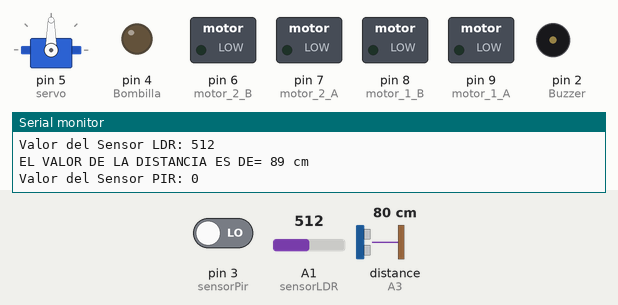
A sketch run on a simulated Arduino Uno, built with avr-gcc and run on an emulated ATmega328P. Shown: servo, switched loads named in the sketch (green lamp = pin HIGH), output pins drawn as LEDs (lit = HIGH), buzzer (waves = sounding, pin HIGH), the last lines printed to the serial monitor. Wiring (inferred from the names in the program): ultrasonic range finder: trigger A2; echo A3. The test bench sets the inputs (shaded band); at power-on: A1 (sensorLDR) = 512, distance to the obstacle (sensor on A3) 80 cm, pin 3 (sensorPir) LOW. The echo pulse lasts 58.3 µs per cm; pins used as bus, display or sensor lines are not drawn.

Above: at 1.2 s.
1.3 s: A1 (sensorLDR) set to 492
At 2.0 s:
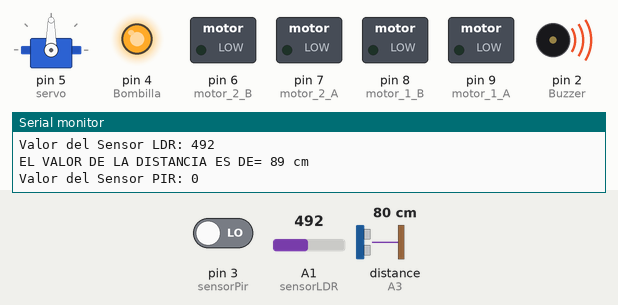
6.0 s: distance to the obstacle (sensor on A3) set to 85 cm
7.5 s: distance to the obstacle (sensor on A3) set to 93 cm
At 8.8 s:
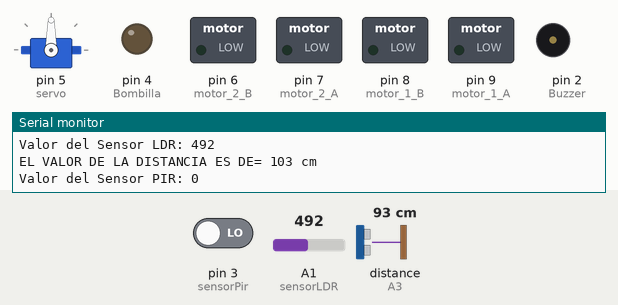
10.5 s: distance to the obstacle (sensor on A3) set to 2 cm
At 12.0 s:
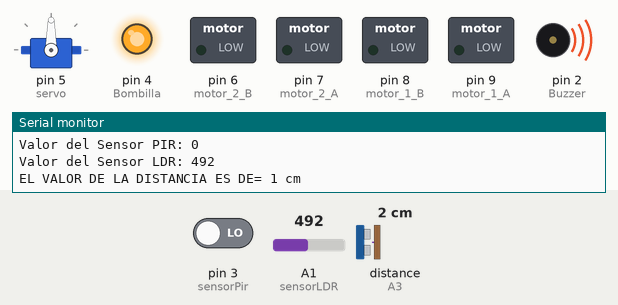
Timing chart, 0 to 13.3 s (numbered marks = the images above; inputs shaded):
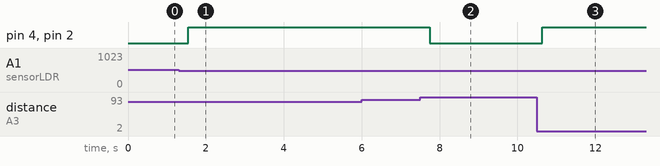

The sketch:

Proyecto_segunda_unida_robotica_6to.ino
```cpp
/*Garcia Choy, Cristian Mateo  6to Electrónica-Roosevelt-
Proyecto Segunda Unidad
Robotica
*/
//Motores Temperatura
#include <Stepper.h>
#define STEPS 200
Stepper stepper(STEPS, 13, 11, 12, 10);
int motor_1_A = 9;
int motor_1_B = 8;

//Sesor Temperatura
int SensorTem = A0;
int ValorTempMedido;
int ValorTempConvertido;

//Motor y servomotor
 #include <Servo.h>
Servo servo;

int motor_2_A = 7;
int motor_2_B = 6;

//Sesnores LDR, Sensor Distancia y Sensor PIR
int sensorLDR = A1;
int valor = 0;

int sensorPir = 3;
int datoPir;

#define triggerEmisor A2
#define echoReceptor A3
int distancia;

// Bombilla y Buzzer
int Bombilla = 4;
int Buzzer = 2;

void setup() {
  Serial.begin(9600);

  stepper.setSpeed(100);
  pinMode(motor_1_A, OUTPUT);
  pinMode(motor_1_B, OUTPUT);

  servo.attach(5);
  pinMode(motor_2_A, OUTPUT);
  pinMode(motor_2_B, OUTPUT);

  pinMode(sensorLDR, INPUT);
  pinMode (sensorPir, INPUT);

  pinMode(triggerEmisor, OUTPUT);
  pinMode(echoReceptor, INPUT);

  pinMode(Bombilla, OUTPUT);
  pinMode(Buzzer, OUTPUT);
}

void loop() {
 LDR();
 Ultrasonico ();
 PIR ();
  if (valor < 500){
    if ((distancia < 100)||(datoPir==HIGH) ){
    on_Bombilla_buzzer();
    }
    else{
    off_Bombilla_buzzer();
    }
  }

if (valor > 501){
    off_Bombilla_buzzer();
    }
}

void motores (){
  stepper.step(200);
  digitalWrite(motor_1_A, HIGH);
  digitalWrite(motor_1_B, LOW);
  delay(500);
  stepper.step(-200);
  digitalWrite(motor_1_A, LOW);
  digitalWrite(motor_1_B, LOW);
  delay(500);
  }

void sensor_temperatura(){
   ValorTempMedido = analogRead(SensorTem);
  Serial.println((String)"Valor medido en entrada analogica: " + ValorTempMedido);
  ValorTempConvertido = map(ValorTempMedido,100,300,0,100);
  Serial.println((String)"Valor medido en entrada analogica: " + ValorTempConvertido);
  delay(500);
    }

void on_servomotor_y_ventilado(){
      servo.write(180);
      digitalWrite(motor_2_A, HIGH);
      digitalWrite(motor_2_B, LOW);
      delay(180);
      }

void off_servomotor_y_ventilado(){
      servo.write(0);
      digitalWrite(motor_2_A, LOW);
      digitalWrite(motor_2_B, LOW);
      }

 void LDR (){
  valor = analogRead(sensorLDR);
  Serial.print("Valor del Sensor LDR: ");
  Serial.println(valor);
  }

  void PIR (){
    datoPir = digitalRead(sensorPir);
    Serial.print("Valor del Sensor PIR: ");
    Serial.println(datoPir);
    }

void Ultrasonico (){
  digitalWrite(triggerEmisor, HIGH);
  delayMicroseconds(10);
  digitalWrite(triggerEmisor, LOW);
  delayMicroseconds(10);
  distancia=pulseIn(echoReceptor,HIGH);
  distancia=distancia/52;
  Serial.print("EL VALOR DE LA DISTANCIA ES DE= ");
  Serial.print(distancia);
  Serial.println(" cm  ");
  delay(100);
      }

 void on_Bombilla_buzzer(){
  digitalWrite(Bombilla, HIGH);
  digitalWrite(Buzzer, HIGH);
  delay(100);
  }

  void off_Bombilla_buzzer(){
  digitalWrite(Bombilla, LOW);
  digitalWrite(Buzzer, LOW);
  delay(100);
  }
```

Measured:
- the behaviour switches between 500 and 499 on A1 (sensorLDR) (found by bisection; images 0 and 1)
- the behaviour switches between 89 and 90 cm on distance to the obstacle (sensor on A3) (found by bisection; images 1 and 2)
- after the input at 1.3 s, pin 4 (Bombilla), pin 2 (Buzzer): LOW → HIGH after 0.25 s
- after the input at 7.5 s, pin 4 (Bombilla), pin 2 (Buzzer): HIGH → LOW after 0.24 s
- after the input at 10.5 s, pin 4 (Bombilla), pin 2 (Buzzer): LOW → HIGH after 0.14 s
